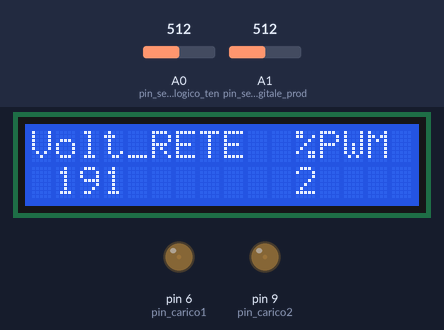
Bench run of a sketch on a simulated Arduino Uno, built with avr-gcc and run on an emulated ATmega328P. Parts: 16×2 character LCD, output pins drawn as LEDs (lit = HIGH). Inputs (shaded band) come from the test bench; at power-on: A0 (pin_sensore_analogico_ten) = 512, A1 (pin_sensore_digitale_prod) = 512.

Above: at 1.7 s.
1.8 s: A0 (pin_sensore_analogico_ten) set to 716
At 4.7 s:
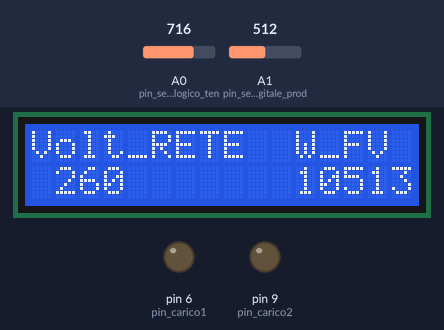
4.8 s: A1 (pin_sensore_digitale_prod) set to 190
At 7.5 s:
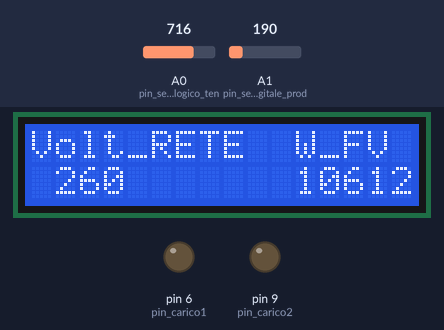
7.8 s: A0 (pin_sensore_analogico_ten) set to 900
At 10.6 s:
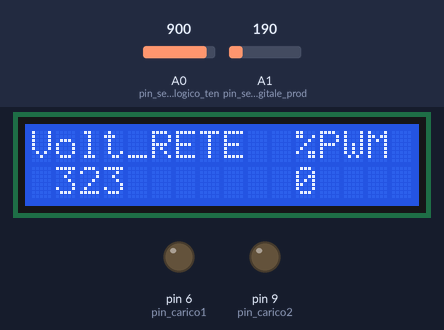
10.8 s: A1 (pin_sensore_digitale_prod) set to 210
At 11.7 s:
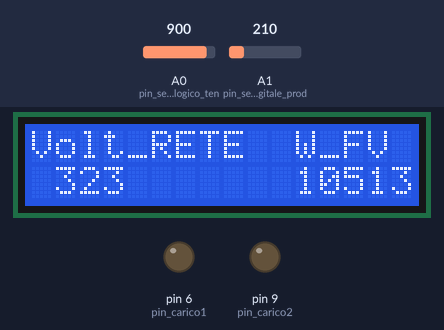
13.6 s: A0 (pin_sensore_analogico_ten) set to 710
At 15.2 s:
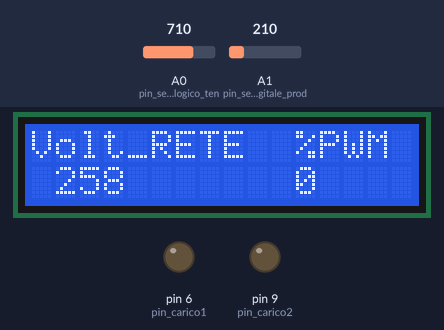
16.6 s: A0 (pin_sensore_analogico_ten) set to 683
At 18.24 s:
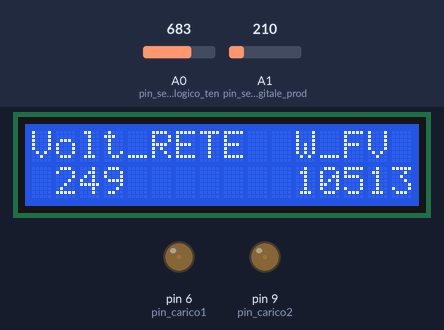
Timing chart, 0 to 26.8 s (numbered marks = the images above; inputs shaded):
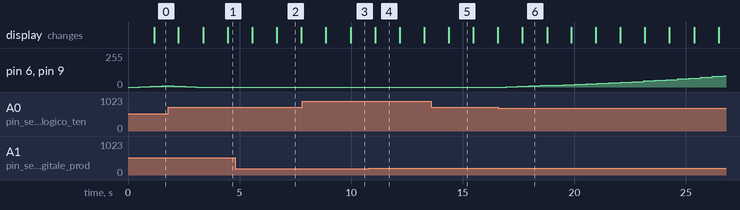

The sketch:

Penelope_2_Arianna_GRID.ino
```cpp
/* PROGRAMMA FV AUTOCONSUMO ZERO CON 2 SENSORI DIGITALI, "PENELOPE" E CON PIU' USCITE PWM, VERSIONE "ARIANNA"
 Versione per display 2x16 SERIALE (A4 e A5)
 Allaccio contatori a A1 e A2
 Uscite PWM: D6 e D9 per "rubinetto" Arianna:
 Uscita PWM: D10 per RSS boiler:
 autore SoftPlus Consumo Zero - email: luigi.marchi.faenza@gmail.com
 Aggiornamento software del 17 settembre 2016:
 //
 //
 ATTENZIONE, IMPORTANTE:
 Arduino funziona a 5 volt e non ha problemi di sorta, circa il rischio di scariche elettriche.
 Circa l'alimentatore da rete è OBBLIGATORIO utilizzare un caricabatteria da telefonino (a norma) con uscita 8, 9 volt DC.
 Per operare sulle parti hardware di contorno occorre avere le competenze ed esperienze consolidate.
 Occorre essere ESPERTI e CON PATENTINO per gli interventi SUL QUADRO ELETTRICO e in apparecchiature con tensioni di rete (230 AC)
 e/o tensioni elevate di stringhe di pannelli fotovoltaici. E' pertanto necessario affidarsi a personale qualificato.
 Il produttore del software declina ogni responsabilità per danni elettrici.
 Quanto ai danni derivante da malfunzionamento del software, il produttore del software declina ogni responsabilità circa:
 1) danni derivanti da utilizzo di componentistica di contorno;
 2) danni derivanti da modifica del software originario;
 3) danni derivanti da scarsa esperienza e scarsa capacità professionale dell'installatore.
 //
 //
 IMPORTANTE: i due sensori da quadro vanno collocati: uno sulla linea dei consumi domestici, l'altro sulla linea che va all'inverter
 il relè a stato solido per il carico (boiler, stufette, scaldabagni) va inserito sulla linea dei consumi, perchè, per equilibrare
 produzione e consumi, si deve misurare, fra i consumi, anche quelli del carico aggiuntivo.
 //
 IMPORTANTE: i sensori digitali producono degli impulsi la cui distanza, l'uno dall'altro, è inversamente proporzionale alla potenza:
 ciò comporta una certa lentezza nella valutazione dei piccoli carichi,la contropartita è una misurazione "fiscale" della massima
 precisione, come i contatori Enel; i sensori utilizzati (reperibili presso ELCOTRONIC Srl) richiedono 3200 impulsi ora per un KWora.
 //
 Basetta di interfaccia, tra contatori e Arduino: 2 resistenze da 39 Kohm lato massa e 2 da 100 ohm lato 5 volt.
 Relativamente al numero di impulsi, va utilizzato il software relativo, oppure modificare le istruzioni che fanno riferimento
 agli impulsi (32 per 3200, 20 per 2000, 10 per 1000, ecc.)
 Non ci sono trimmer di taratura, neppure software:
 //
 */
#include <Arduino.h> //inclusione della libreria base:
// includere altre librerie:
#include <Wire.h>
#include <LiquidCrystal_I2C.h>
// LiquidCrystal_I2C lcd(0x27, 2, 1, 0, 4, 5, 6, 7, 3, POSITIVE);    //POSITIVE=accensione retroilluminazione:
LiquidCrystal_I2C lcd(0x3F, 2, 1, 0, 4, 5, 6, 7, 3, POSITIVE);    // indirizzo LCD Philips PCF8574AT:
//
// definizione delle variabili e dei pin di INPUT e OUTPUT:
int pin_carico1 = 6;        // carico analogico PWM1:
int pin_carico2 = 9;        // carico analogico PWM2:
int pin_carico3 = 10;        // carico analogico PWM3 per boiler:
//

int pin_consumi = A2;       // pin dove arrivano gli impulsi dei consumi:
int pin_produzione = A1;    // pin dove arrivano gli impulsi della produzione fotovoltaica:
int pin_GRID = A0;       // pin dove arrivano gli impulsi dei consumi:
int long ciclopwm_RSS = 0;
int long ciclopwm = 0;       // va bene:
// int ciclopwm = 0;                    // questo va bene:
int ciclopwm1 = 0;                    // questo va bene:
int ciclopwm2 = 0;                    // questo va bene:
int ciclopwm3 = 0;                    // questo va bene:
unsigned long conta1 = 0;
unsigned long conta2 = 0;
unsigned long conta3 = 0;
unsigned long val_prod = 0;
unsigned long val_cons = 0;
int aumento = 0;
int potenza_watt_consumi = 0;
int potenza_watt_produzione = 0;
int buttonState = 0;
int modificaOK = 0;
int aumentoOK = 0;
unsigned long vecchio_millis_consumi = 0;
unsigned long corrente_millis_consumi = 0;
unsigned long tempo_trascorso_consumi = 0;
unsigned long vecchio_millis_produzione = 0;
unsigned long corrente_millis_produzione = 0;
unsigned long tempo_trascorso_produzione = 0;
unsigned long tempo_trascorso = 0;
unsigned long tempo_vecchio = 0;
unsigned long tempo_nuovo = 0;
unsigned long stop_tempo = 0;
unsigned long val;
unsigned long val1;
unsigned long val2;
unsigned int cicli = 0 ;
unsigned long sommaFV = 0;
unsigned long sommaCons = 0;
unsigned long somma_GRID = 0;
unsigned long millesimi = 0;
unsigned long mill_produzione = 0;
unsigned long mill_consumi = 0;
unsigned long tempo_adesso_consumi = 0;
unsigned long tempo_adesso_produzione = 0;
int volt_partitore_consumi = 0;
int volt_partitore_produzione = 0;
int modifica_rilevazioni = 0;
int volt_GRID = 0;
// ***************************************************************
int impulsi_kw = 3200;                  // dato modificabile:
// ***************************************************************
// altre definizioni:
void setup()
{
  pinMode(pin_carico1, OUTPUT);   //pin digitale 6 uscita carico PWM:
  pinMode(pin_carico2, OUTPUT);   //pin digitale 9 uscita carico PWM:
  pinMode(A0, INPUT);             //pin sensore analogico tensione GRID:
  pinMode(A1, INPUT);             //pin sensore digitale produzione:
  pinMode(A2, INPUT);             //pin sensore digitale consumi:
  lcd.begin(16,2); // Inizializzo LCD 16 caratteri per 2 linee, SERIALE:
}
//
// Inizia ciclo
void loop() {
  //
  //
  // step 1 lettura dei dati digitali:
  //
  for (int cicli = 0; cicli < 10; cicli++)
  {
    volt_GRID = analogRead(A0);
    somma_GRID = (somma_GRID + volt_GRID);
    delay(2);
  }
  volt_GRID = somma_GRID / 10;
  volt_GRID = volt_GRID + 50;       // correzione per caduta tensione diodo raddrizzatore:
  //  volt_GRID = (volt_GRID / 2.98);      // parametro di regolazione fine della tensione (tipo 1):
  volt_GRID = (volt_GRID / 2.94);      // parametro di regolazione fine della tensione (tipo 2):
  // volt_GRID = (volt_GRID / 3.42);      // parametro di regolazione fine della tensione (tipo 3):
  somma_GRID = 0;
  //
  //
  //
  //
  tempo_adesso_produzione = millis();
  if (tempo_adesso_produzione > vecchio_millis_produzione + 100)   // bisogna che siano passati almeno 100 millisecondi dall'ultima lettura:
  {
    // legge lo stato e percepisce l'impulso sul pin deputato a rilevare la produzione:
    volt_partitore_produzione = analogRead(A1);
    if (volt_partitore_produzione > 200)       // la tensione deve essere maggiore di 1 volt:
    {
      corrente_millis_produzione = millis();
      tempo_trascorso_produzione = corrente_millis_produzione - vecchio_millis_produzione;
      vecchio_millis_produzione = corrente_millis_produzione;
      // calcolo produzione media, in watt, di tempo in tempo:
      // 3200 impulsi ora per 1 Kwh, cioè 1.000 wattora:
      // cioè per ogni 1000 wattora serve 1 impulso ogni 3600/3200 secondi cioè ogni 1,125 secondi:
      // cioè se gli impulsi arrivano ogni 11,25 secondi abbiamo 100 wattora e così via:
      // poi bisogna tradurre in millesimi, laddove 1,125 secondi sono 1.125 millesimi di secondo:
      // potenza_watt_produzione = 1000000 / tempo_trascorso_produzione * 36 / 32;       //valido per contatore da 3200 impulsi:
      // potenza_watt_produzione = 1000000 / tempo_trascorso_produzione * 36 / 20;       //valido per contatore da 2000 impulsi:
      // potenza_watt_produzione = 1000000 / tempo_trascorso_produzione * 36 / 16;       //valido per contatore da 1600 impulsi:
      // potenza_watt_produzione = 1000000 / tempo_trascorso_produzione * 36 / 10;       //valido per contatore da 1000 impulsi:
      potenza_watt_produzione = 1000000 / tempo_trascorso_produzione * 3600 / impulsi_kw;
      val_prod = potenza_watt_produzione;
      val1 = val_prod;
      modifica_rilevazioni = 1;
      //    buttonState = 0;
      //    aumentoOK = 0;
      //    delay(100);        // ritardo per stoppare la ricerca degli impulsi e evitare disguidi:
    }
  }
  //
  //
  conta1 = (conta1 + 1);
  conta2 = (conta2 + 1);
  conta3 = (conta3 + 1);
  //
  //
  // step 2 modifica del cicloPWM per azzerare il differenziale tra produzione e consumi:
  //
  // faccio la modifica ogni volta che arriva un nuovo impulso dal contatore dei consumi o da quello dela produzione:
  // step 2 modifica del cicloPWM per azzerare il differenziale tra produzione e consumi:
  //
  //
  tempo_nuovo = millis();
  if (modifica_rilevazioni == 1 || tempo_nuovo - tempo_vecchio > 3000)  // fa l'aggiornamento ogni 3 secondi o più in fretta:
  {
    tempo_vecchio = tempo_nuovo;
    if (millis() > tempo_trascorso + 500)     // vogliamo che passi un pò di tempo, per il ricalcolo del differenziale:
      // if (millis() > tempo_trascorso + 200)     // vogliamo che passi un pò di tempo, per il ricalcolo:
    {
      modifica_rilevazioni = 0;
      // facciamo una verifica dello sbilancio e modifichiamo i valori di PWM:
      aumento = 3 + (ciclopwm / 20);
      //      if (volt_GRID > 252) ciclopwm = ciclopwm - aumento;
      if (volt_GRID > 252) ciclopwm = ciclopwm - aumento;
      else ciclopwm = ciclopwm + aumento;
      // imposta i valori limite del ciclo_PWM (da 0 a 255):
      if (ciclopwm < 1) ciclopwm = 0;
      if (ciclopwm > 255) ciclopwm = 255;
      analogWrite(pin_carico1, ciclopwm);
      analogWrite(pin_carico2, ciclopwm);
      //
      aumentoOK = 1;       //mettiamo a "1" la variazione di aumento per evitare di ripeterla prima delle nuove misure:
      modifica_rilevazioni = 0;
      tempo_trascorso = millis();
    }
  }
  //
  //
  // step 3 gestione del display relativamente a consumi ( in watt) e produzione fotovoltaico (in watt):
  // la visualizzazione dei dati avviene solo dopo un certo numero di cicli di verifiche Arduino:
  //
  if (conta1 > 100)     // lo faccio funzionare solo ogni 2 secondi circa:
  {
    conta2 = 0;
    conta1 = 0;
    lcd.clear();      // pulisce lo schermo:
    lcd.setCursor(0, 0);
    lcd.print("Volt_RETE  W_FV ");
    lcd.setCursor(1, 1);
    lcd.print(volt_GRID);
    lcd.setCursor(11, 1);
    lcd.print(val1);
  }
  //

  // step 5 gestione del display relativamente a prelievi dalla rete (Enel) o immissioni in rete (GSE), l'uno alternativo all'altro:
  // inoltre viene evidenziato il carico extra per pareggiare produzione e consumi(i cicli PWM vanno da 1 a 254),:
  // ma sono espressi in percentuale (da 0% a 100%):
  //
  if (conta2 > 50)            // deve visualizzare, a rotazione, solo ogni 2 secondi circa:
  {
    conta2 = 0;
    lcd.clear();      // pulisce lo schermo:
    // Visualizzo il messaggio sul display SERIALE con le informazioni:
    lcd.print("Volt_RETE  %PWM");
    lcd.setCursor(1, 1);
    lcd.print(volt_GRID);
    lcd.setCursor(11, 1);
    //    if (ciclopwm > 1)
    lcd.print(ciclopwm * 100 / 254);
    //    else
    //      lcd.print("O");
  }
}
// FINE listato by SoftPlus Consumo Zero - Faenza.
```

Measured:
- the behaviour switches between 694 and 693 on A0 (pin_sensore_analogico_ten) (found by bisection; images 5 and 6)
- after the input at 4.8 s, the display: first differs from a run without the input after 1.9 s (image 2)
- after the input at 7.8 s, the display: first changes after 1.1 s (image 3 shows a later state)
- after the input at 10.8 s, the display: changes after 0.27 s (image 4)
- after the input at 13.6 s, the display: changes after 0.78 s (image 5)
- after the input at 16.6 s, pin 6 (pin_carico1), pin 9 (pin_carico2): moves from 0/255 to 85/255 over 9.7 s, starting after 0.36 s; the display: changes after 1.1 s (image 6)
- what the display in image 2 shows lasts 1.1 s, from 6.7 s to 7.8 s
